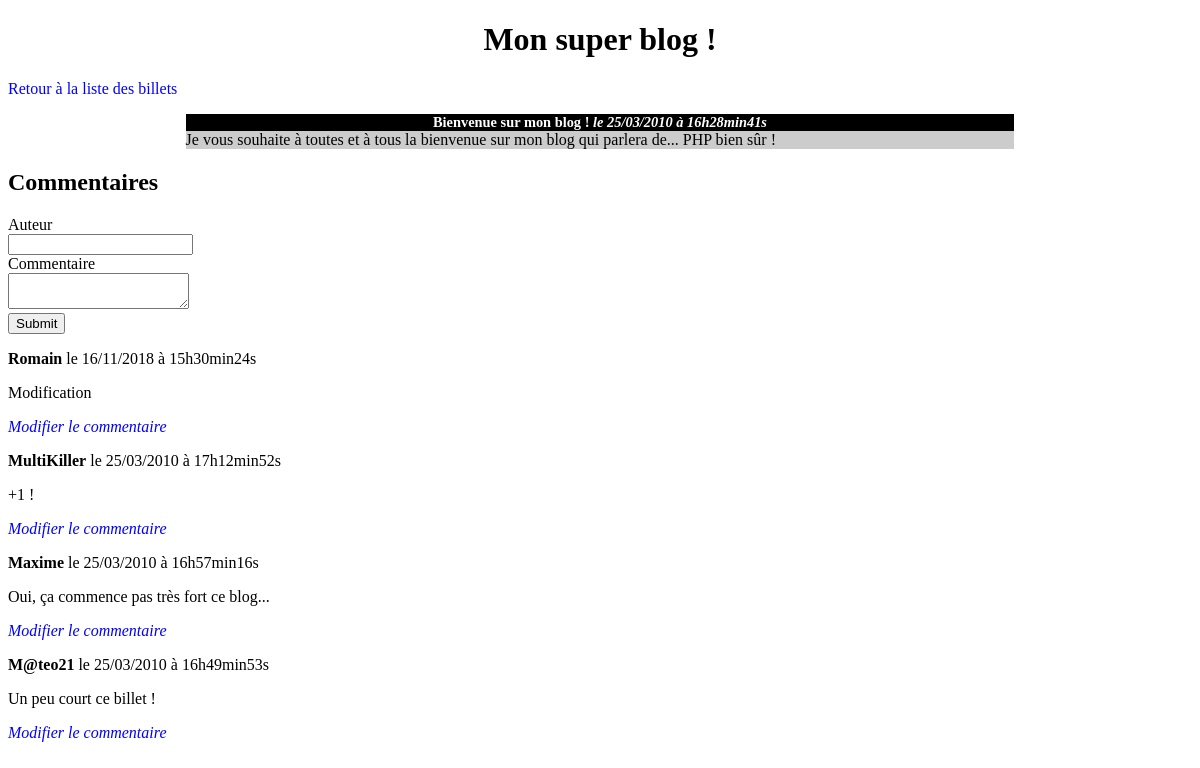
Page /index.php?action=post&id=1 on the committed database.
### tables this page shows
CREATE TABLE `posts` (
  `id` int(11) NOT NULL,
  `title` varchar(255) NOT NULL,
  `content` text NOT NULL,
  `creation_date` datetime NOT NULL
);

CREATE TABLE `comments` (
  `id` int(11) NOT NULL,
  `post_id` int(11) NOT NULL,
  `author` varchar(255) NOT NULL,
  `comment` text NOT NULL,
  `comment_date` datetime NOT NULL
);

### model/PostManager.php (called while the page is built, shortened)
<?php
class PostManager extends Manager
{
    public function getPost($postId)
    {
        $db = $this->dbConnect();
        $req = $db->prepare('SELECT id, title, content, DATE_FORMAT(creation_date, \'%d/%m/%Y à %Hh%imin%ss\') AS creation_date_fr FROM posts WHERE id = ?');
        $req->execute(array($postId));
        $post = $req->fetch();
        return $post;
    }
}

### model/CommentManager.php (called while the page is built, shortened)
<?php
class CommentManager extends Manager
{
    public function getComments($postId)
    {
        $db = $this->dbConnect();
        $comments = $db->prepare('SELECT id, post_id, author, comment, DATE_FORMAT(comment_date,  \'%d/%m/%Y à %Hh%imin%ss\') AS comment_date_fr FROM comments WHERE post_id = ? ORDER BY comment_date DESC');
        $comments->execute(array($postId));
        return $comments;
    }
}

### view/frontend/postView.php (the view, shortened to what this page needs)
<h1>Mon super blog !</h1>
<p><a href="index.php">Retour à la liste des billets</a></p>
<div class="news">
    <h3>
        <?= htmlspecialchars($post['title']) ?>
        <em>le <?= $post['creation_date_fr'] ?></em>
    </h3>
    <p>
        <?= nl2br(htmlspecialchars($post['content'])) ?>
    </p>
</div>
<h2>Commentaires</h2>
<form action="index.php?action=addComment&amp;id=<?= $post['id'] ?>" method="post">
    <div>
        <label for="author">Auteur</label><br />
        <input type="text" id="author" name="author" />
    </div>
    <div>
        <label for="comment">Commentaire</label><br />
        <textarea id="comment" name="comment"></textarea>
    </div>
    <div>
        <input type="submit" />
    </div>
</form>
<?php
while ($comment = $comments->fetch())
{
?>
    <p><strong><?= htmlspecialchars($comment['author']) ?></strong> le <?= $comment['comment_date_fr'] ?></p>
    <p><?= nl2br(htmlspecialchars($comment['comment'])) ?></p>
    <em><a href="index.php?action=modifyComment&amp;id=<?=$comment['post_id']?>&amp;idComment=<?=$comment['id']?>">Modifier le commentaire</a></em>
<?php
}
?>
<?php require('template.php'); ?>

### public/css/style.css (style rules this page uses)
h1, h3 { text-align:center; }
h3 { background-color:black; color:white; font-size:0.9em; margin-bottom:0px; }
.news p { background-color:#CCCCCC; margin-top:0px; }
.news { width:70%; margin:auto; }
a { text-decoration: none; color: blue; }

### rows in the picture
posts: title "Bienvenue sur mon blog !", content "Je vous souhaite à toutes et à tous la bienvenue sur mon blog qui parlera de... PHP bien sûr !"
comments: author "Romain", comment_date_fr "16/11/2018 à 15h30min24s", comment "Modification"
comments: author "MultiKiller", comment_date_fr "25/03/2010 à 17h12min52s", comment "+1 !"
comments: author "Maxime", comment_date_fr "25/03/2010 à 16h57min16s", comment "Oui, ça commence pas très fort ce blog..."
comments: author "M@teo21", comment_date_fr "25/03/2010 à 16h49min53s", comment "Un peu court ce billet !"

### other values in the picture
$post['creation_date_fr'] "25/03/2010 à 16h28min41s"
